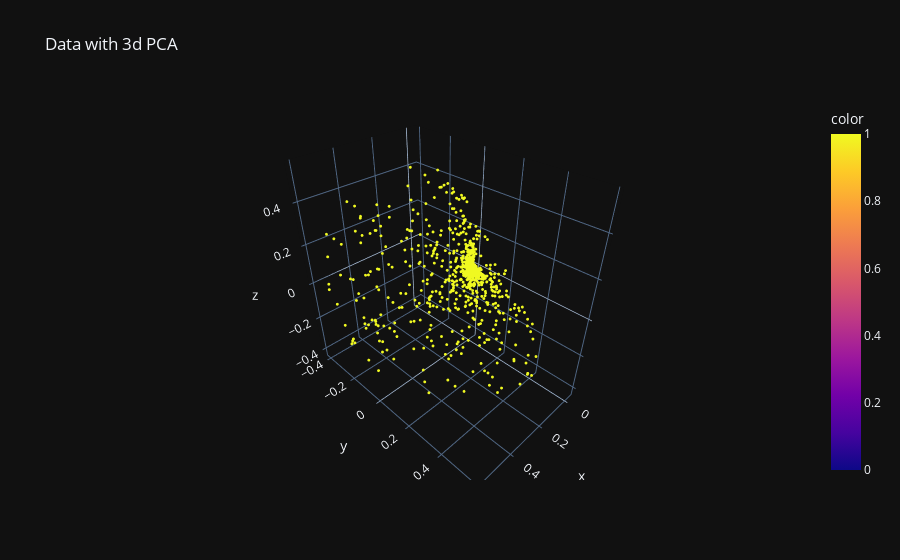

Notebook code cell kept with this figure:
### Code cell
data_pca = pd.DataFrame(data_pca)
fig = px.scatter_3d(x=data_pca.iloc[:, 0], y=data_pca.iloc[:, 1], z=data_pca.iloc[:, 2], color=labels.iloc[:, 0],  title=f"Data with {dimension}d PCA")
fig.update_traces(marker=dict(size=1)).show()

### Figure 1 — Plotly figure (JSON) as saved in the notebook; plotly's stock layout.template omitted (floating-point values rounded to 4 significant figures; data arrays with more than 128 entries replaced by an {"elided": "..."} marker saying what was removed)
{"data": [{"hovertemplate": "x=%{x}<br>y=%{y}<br>z=%{z}<br>color=%{marker.color}<extra></extra>", "legendgroup": "", "marker": {"color": {"elided": "6631 int values"}, "coloraxis": "coloraxis", "symbol": "circle", "size": 1}, "mode": "markers", "name": "", "scene": "scene", "showlegend": false, "x": {"elided": "6631 float values"}, "y": {"elided": "6631 float values"}, "z": {"elided": "6631 float values"}, "type": "scatter3d"}], "layout": {"scene": {"domain": {"x": [0.0, 1.0], "y": [0.0, 1.0]}, "xaxis": {"title": {"text": "x"}}, "yaxis": {"title": {"text": "y"}}, "zaxis": {"title": {"text": "z"}}}, "coloraxis": {"colorbar": {"title": {"text": "color"}}, "colorscale": [[0.0, "#0d0887"], [0.1111, "#46039f"], [0.2222, "#7201a8"], [0.3333, "#9c179e"], [0.4444, "#bd3786"], [0.5556, "#d8576b"], [0.6667, "#ed7953"], [0.7778, "#fb9f3a"], [0.8889, "#fdca26"], [1.0, "#f0f921"]]}, "legend": {"tracegroupgap": 0}, "title": {"text": "Data with 3d PCA"}}}
